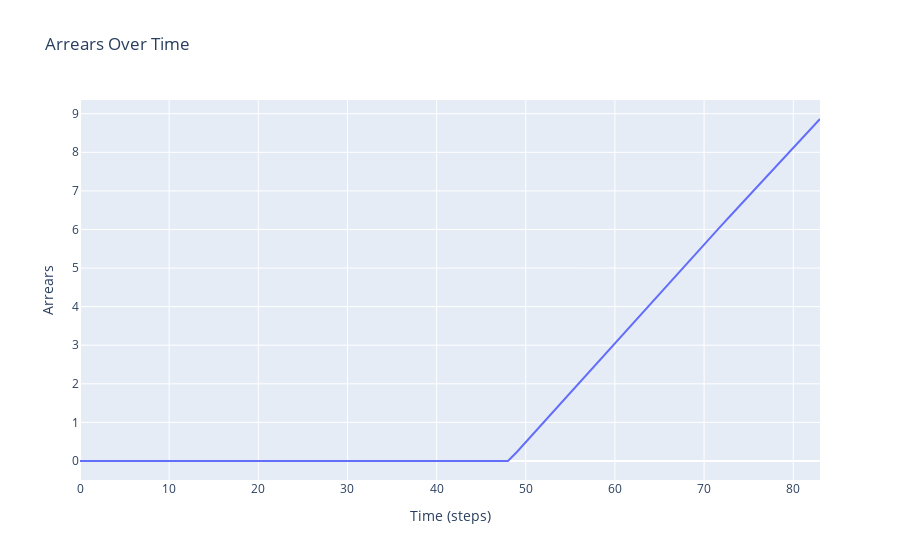

This figure's notebook cell:
### Code cell
import plotly.graph_objects as go

# Create a dataframe from the agent data
model_df = model.datacollector.get_model_vars_dataframe()

# Create a line plot for 'Arrears Over Time'
fig = go.Figure(data=go.Scatter(x=model_df.index, y=model_df['Arrears Over Time'], mode='lines'))

# Set labels and title
fig.update_layout(title='Arrears Over Time', xaxis_title='Time (steps)', yaxis_title='Arrears')

# Show plot
fig.show()

### Figure 1 — Plotly figure (JSON) as saved in the notebook; plotly's stock layout.template omitted (floating-point values rounded to 4 significant figures)
{"data": [{"mode": "lines", "type": "scatter", "x": [0, 1, 2, 3, 4, 5, 6, 7, 8, 9, 10, 11, 12, 13, 14, 15, 16, 17, 18, 19, 20, 21, 22, 23, 24, 25, 26, 27, 28, 29, 30, 31, 32, 33, 34, 35, 36, 37, 38, 39, 40, 41, 42, 43, 44, 45, 46, 47, 48, 49, 50, 51, 52, 53, 54, 55, 56, 57, 58, 59, 60, 61, 62, 63, 64, 65, 66, 67, 68, 69, 70, 71, 72, 73, 74, 75, 76, 77, 78, 79, 80, 81, 82, 83], "y": [0, 0, 0, 0, 0, 0, 0, 0, 0, 0, 0, 0, 0, 0, 0, 0, 0, 0, 0, 0, 0, 0, 0, 0, 0, 0, 0, 0, 0, 0, 0, 0, 0, 0, 0, 0, 0, 0, 0, 0, 0, 0, 0, 0, 0, 0, 0, 0, 0, 0.2327, 0.4887, 0.746, 1.002, 1.258, 1.514, 1.771, 2.03, 2.29, 2.55, 2.809, 3.068, 3.325, 3.582, 3.84, 4.097, 4.352, 4.606, 4.861, 5.116, 5.369, 5.619, 5.87, 6.118, 6.367, 6.616, 6.867, 7.117, 7.367, 7.616, 7.864, 8.114, 8.364, 8.612, 8.863]}], "layout": {"title": {"text": "Arrears Over Time"}, "xaxis": {"title": {"text": "Time (steps)"}}, "yaxis": {"title": {"text": "Arrears"}}}}
